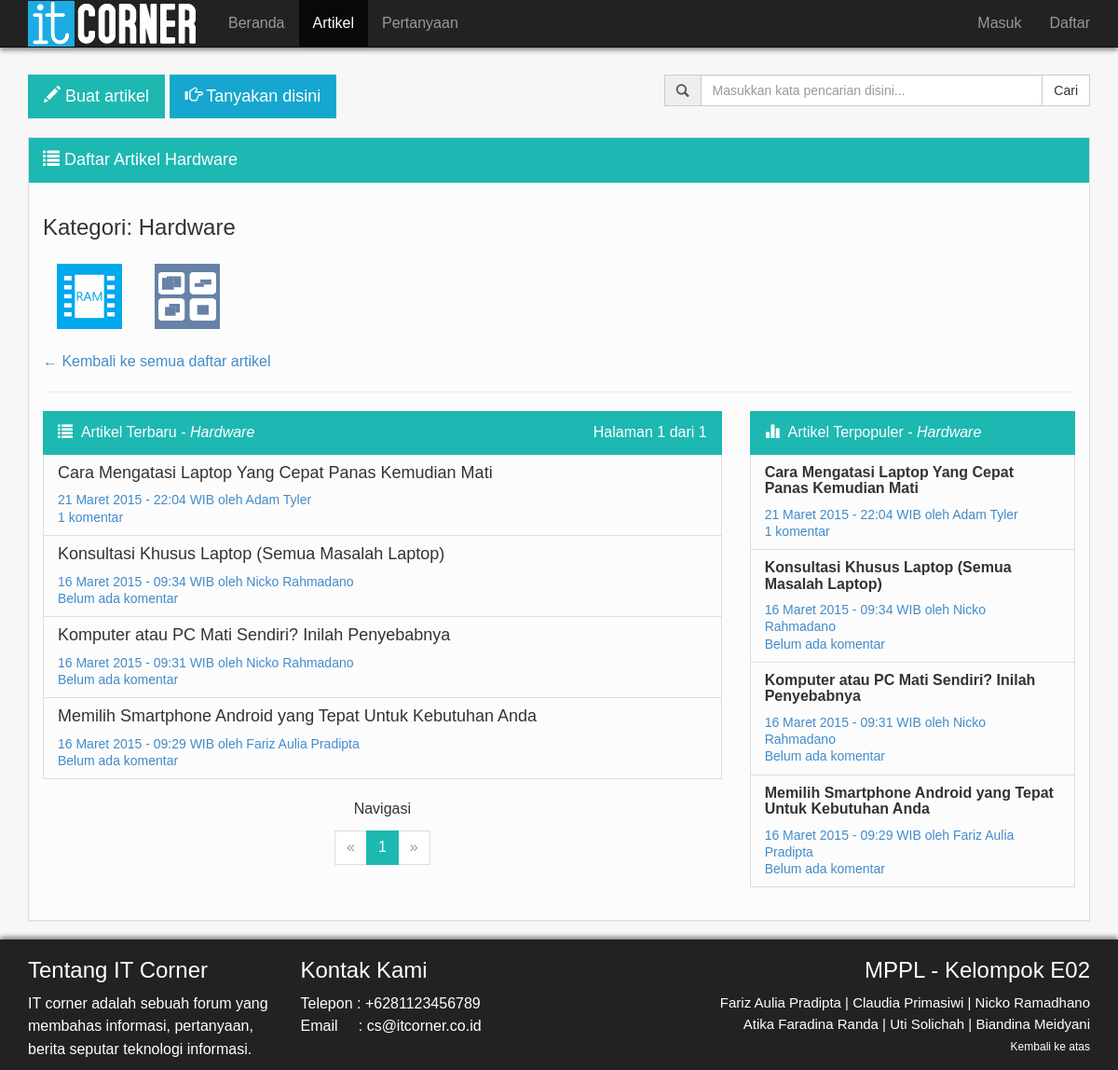
The page /mppl/list_artikel_hardware.php on the database its author committed.
### tables this page shows
CREATE TABLE IF NOT EXISTS `artikel` (
`id_artikel` int(10) NOT NULL,
  `username` varchar(50) NOT NULL,
  `judul_artikel` varchar(100) NOT NULL,
  `isi_artikel` text NOT NULL,
  `kategori_artikel` varchar(50) NOT NULL,
  `tanggal` datetime NOT NULL DEFAULT CURRENT_TIMESTAMP,
  `status` varchar(10) NOT NULL,
  `jumlah_komentar` int(11) NOT NULL DEFAULT '0',
  `kunci` varchar(10) NOT NULL DEFAULT 'tidak'
);

CREATE TABLE IF NOT EXISTS `user` (
  `username` varchar(50) NOT NULL,
  `nama` varchar(50) NOT NULL,
  `password` varchar(50) NOT NULL,
  `email` varchar(50) NOT NULL,
  `jenis_user` varchar(50) NOT NULL,
  `gambar` varchar(100) DEFAULT NULL,
  `tanggal_masuk` timestamp NOT NULL DEFAULT CURRENT_TIMESTAMP,
  `deskripsi` varchar(1000) DEFAULT NULL,
  `tanggal_lahir` date DEFAULT NULL,
  `tempat_tinggal` varchar(100) DEFAULT NULL,
  `pesan_flag` int(11) NOT NULL DEFAULT '0'
);

### mppl/list_artikel_hardware.php (the view, shortened to what this page needs)
<!doctype html>
<html>
<head>
  <link rel="stylesheet" href="assets/bootstrap/css/bootstrap.min.css">
</head>
<body>
  <div class="container">
    <div class="navbar navbar-fixed-top navbar-inverse outer-navbar">
      <div class="container">
        <div class="collapse navbar-collapse">
          <ul class="nav navbar-nav">
            <li>
            <img src="it_corner.png" style="padding-top:1px">
            </li>
            <li>
              <a href="home.php">Beranda</a>
            </li>
            <li class="active">
              <a href="list_artikel.php">Artikel</a>
            </li>
            <li>
              <a href="list_pertanyaan.php">Pertanyaan</a>
            </li>
            <?php session_start(); include 'header.php'; ?>
        </div>
      </div>
    </div>
    <div class="row" style="padding-top:80px;">
    <div class="col-md-5">
    <?php
    if(empty($_SESSION['nama']))
    {
      echo '
      <a href="login.php?location=tambah_artikel.php&alasan=2" <button type="button" class="btn btn-primary btn-lg"><span class="glyphicon glyphicon-pencil" aria-hidden="true"></span> Buat artikel</button></a>
      <a href="login.php?location=tambah_pertanyaan.php&alasan=1" <button type="button" class="btn btn-primary btn-lg-tanya"><span class="glyphicon glyphicon-hand-right" aria-hidden="true"></span> Tanyakan disini</button></a>';
    }
    ?>
    </div>
    <br class="visible-sm visible-xs">
    <div class="col-md-5 col-md-offset-2">
      <form id="cariForm" action="cari.php" method="GET">
              <div class="input-group">
              <span class="input-group-addon" id="basic-addon1"><span class="glyphicon glyphicon-search" aria-hidden="true"></span></span>
                <input type="text" class="form-control" id="cari" name="search" placeholder="Masukkan kata pencarian disini...">
                  <span class="input-group-btn">
                    <button class="btn btn-default" type="submit">Cari</button>
                </span>
              </div>
      </form>
      </div>
      <div class="col-md-12">
        <div class="panel panel-default">
        <div class="panel-heading">
          <p class="panel-title" style="font-size:18px"><span class="glyphicon glyphicon-list"></span> Daftar Artikel Hardware</p>
        </div>
          <div class="panel-body">
            <h3 align="left">Kategori: Hardware</h3>
            <p align="left">
              <ul class="nav navbar-nav">
                <li style="margin-right: 5px;">
                <a href="list_artikel_hardware.php"><img src="ram.png" width="70" height="70" title="Hardware (Perangkat Keras)"></a>
                </li>
                <li style="margin-right: 5px;">
                <a href="list_artikel_software.php"><img src="software.png" width="70" height="70" title="Software (Perangkat Lunak)"></a>
                </li>
</ul>
              <br><br><br><br>
            </p>
            <p><a href="list_artikel.php">&larr; Kembali ke semua daftar artikel</a></p>
            <hr>
            <div class="row">
            <?php
            $a=0;
            echo '<div class="col-md-8">';
            echo '<div class="list-group">
            <a class="list-group-item active clearfix">
              <span class="glyphicon glyphicon-list"></span>
              &nbsp;Artikel Terbaru - <i>Hardware</i>
              <span class="pull-right">';
            $page = (isset($_GET['page'])) ? (int)$_GET['page'] : 1;
            $numContent = 5;
            $startAt = $numContent * ($page - 1);
            $que = "SELECT COUNT(*) as count FROM `artikel` WHERE status='1' AND kategori_artikel='Hardware'";
            if($result=mysql_query($que))
            {
              $obj=mysql_fetch_object($result);
              $count = $obj->count;
            }
            $totalpage = ceil($count / $numContent);
            if($count != 0)
            {
              echo 'Halaman '.$page.' dari '.$totalpage.'';
            }
            echo '<span></a>';
            $query="select a.kunci, a.jumlah_komentar,a.id_artikel, a.judul_artikel, DATE_FORMAT(a.tanggal, '%d-%m-%Y - %H:%i') AS tanggal , u.nama from artikel as a,user as u where a.status='1' && a.username=u.username && a.kategori_artikel='Hardware' order by a.id_artikel desc LIMIT $startAt, $numContent";
        $rows=mysql_query($query);
        while($row=mysql_fetch_assoc($rows))
        {
          $kode = $row['id_artikel'];
          $tanggal = $row['tanggal'];
          $day = substr($tanggal, 0, 2);
          $coba = substr($tanggal, 3, 2);
          $yeartime = substr($tanggal, 6);
          if($coba == '01')
          {
            $coba = 'Januari';
          }
          elseif($coba == '02')
          {
            $coba = 'Februari';
          }
          elseif($coba == '03')
          {
            $coba = 'Maret';
          }
          elseif($coba == '04')
          {
            $coba = 'April';
          }
          elseif($coba == '05')
          {
            $coba = 'Mei';
          }
          elseif($coba == '06')
          {
            $coba = 'Juni';
          }
          elseif($coba == '07')
          {
            $coba = 'Juli';
          }
          elseif($coba == '08')
          {
            $coba = 'Agustus';
          }
          elseif($coba == '09')
          {
            $coba = 'September';
          }
          elseif($coba == '10')
          {
            $coba = 'Oktober';
          }
          elseif($coba == '11')
          {
            $coba = 'November';
          }
          elseif($coba == '12')
          {
            $coba = 'Desember';
          }
          $format_tanggal = $day . ' ' . $coba . ' ' . $yeartime . ' WIB';
          echo'
              <a href="isi_artikel.php?id='.$kode.'" class="list-group-item">
                  <h4 class="list-group-item-heading">';
                  echo ''.$row['judul_artikel'].'</h4>
                  <h5 class="list-group-item-text">'.$format_tanggal.' oleh '.$row['nama'].'<br>
                  ';
          if($row['jumlah_komentar']==0)
          {
            echo 'Belum ada komentar';
          }
          else
          {
            echo ''.$row['jumlah_komentar'].' komentar';
          }
          echo '</h5>
              </a>';
            $a++;
        }
        if($a==0)
        {
          echo '<h2 align="center">- Tidak ada pertanyaan yang ditemukan pada kategori hardware -</h2>';
          echo '<h4 align="center"><a href="list_artikel.php">Kembali ke semua daftar artikel</a></h4>';
        }
        else
        {
          echo '</div>
            <p align="center">Navigasi</p>
              <div class="text-center">
                <ul class="pagination">
          ';
          if($page == 1)
          {
            echo '<li class="disabled"><a href="#0" aria-label="Previous"><span aria-hidden="true">&laquo;</span></a></li>';
          }
          else
          {
            $before = ($page - 1);
            echo '<li><a href="list_artikel.php?page='.$before.'" aria-label="Previous"><span aria-hidden="true">&laquo;</span></a></li>';
          }
          for ($i = 1; $i <= $totalpage; $i++)
          {
            if($i != $page)
            {
              echo "<li><a href='list_artikel.php?page=$i'>$i<span class='sr-only'>(current)</span></a></li>";
            }
            else
            {
              echo "<li class='active'><a href='#0'>".$page."<span class='sr-only'>(current)</span></a></li>";
            }
          }
          if($page == $totalpage)
          {
            echo '<li class="disabled"><a href="#0" aria-label="Next"><span aria-hidden="true">&raquo;</span></a></li>';
          }
          else
          {
            $after = ($page + 1);
            echo '<li><a href="list_artikel.php?page='.$after.'" aria-label="Previous"><span aria-hidden="true">&raquo;</span></a></li>';
          }
          echo '</ul>
             </div></div>';
         }
            ?>
            <div class="col-md-4">
            <?php
            echo '<div class="list-group">
                <a class="list-group-item active">
                <span class="glyphicon glyphicon-stats"></span>
                  &nbsp;Artikel Terpopuler - <i>Hardware</i>
                </a>';
            $query="select a.kunci, a.jumlah_komentar, a.id_artikel, a.judul_artikel, DATE_FORMAT(a.tanggal, '%d-%m-%Y - %H:%i') AS tanggal_woy , u.nama, a.isi_artikel, a.jumlah_komentar, a.tanggal from artikel as a,user as u where a.status='1' && a.username=u.username && a.kategori_artikel='Hardware' ORDER BY `a`.`jumlah_komentar` DESC, `a`.`tanggal` DESC LIMIT 0 , 5";
            $rows=mysql_query($query);
            while($row=mysql_fetch_assoc($rows))
            {
              $kode = $row['id_artikel'];
              $tanggal = $row['tanggal_woy'];
              $day = substr($tanggal, 0, 2);
              $coba = substr($tanggal, 3, 2);
              $yeartime = substr($tanggal, 6);
              if($coba == '01')
              {
                $coba = 'Januari';
              }
              elseif($coba == '02')
              {
                $coba = 'Februari';
              }
              elseif($coba == '03')
              {
                $coba = 'Maret';
              }
              elseif($coba == '04')
              {
                $coba = 'April';
              }
              elseif($coba == '05')
              {
                $coba = 'Mei';
              }
              elseif($coba == '06')
              {
                $coba = 'Juni';
              }
              elseif($coba == '07')
              {
                $coba = 'Juli';
              }
              elseif($coba == '08')
              {
                $coba = 'Agustus';
              }
              elseif($coba == '09')
              {
                $coba = 'September';
              }
              elseif($coba == '10')
              {
                $coba = 'Oktober';
              }
              elseif($coba == '11')
              {
                $coba = 'November';
              }
              elseif($coba == '12')
              {
                $coba = 'Desember';
              }
              $format_tanggal = $day . ' ' . $coba . ' ' . $yeartime . ' WIB';
              echo'
                  <a href="isi_artikel.php?id='.$kode.'" class="list-group-item">
                      <h5 style="font-weight:bold;font-size:16px" class="list-group-item-heading">';
                      echo ''.$row['judul_artikel'].'</h5>
                      <h5 class="list-group-item-text">'.$format_tanggal.' oleh '.$row['nama'].'<br>
                      ';
              if($row['jumlah_komentar']==0)
              {
                echo 'Belum ada komentar';
              }
              else
              {
                echo ''.$row['jumlah_komentar'].' komentar';
              }
              echo '</h5>
                  </a>';
            }
            echo '</div>';
            ?>
            </div>
          </div>
        </div>
      </div>
    </div>
 </div>
  <div class="footer outer-footer">
     <div class="container">
       <div class="row">
         <div class="col-md-3">
           <h3 style="color:white;">Tentang IT Corner</h3>
           <p style="color:white">IT corner adalah sebuah forum yang membahas informasi, pertanyaan, berita seputar teknologi informasi.</p>
        </div>
        <div class="col-md-3">
           <h3 style="color:white">Kontak Kami</h3>
          <p style="color:white">Telepon&nbsp;: +6281123456789 <br> Email&nbsp;&nbsp;&nbsp;&nbsp;&nbsp;: cs@itcorner.co.id</p>
        </div>
        <div class="col-md-6">
           <h3 style="color:white;" align="right">MPPL - Kelompok E02</h3>
          <p style="color:white;font-size:15px;" align="right">Fariz Aulia Pradipta | Claudia Primasiwi | Nicko Ramadhano<br>Atika Faradina Randa | Uti Solichah | Biandina Meidyani<br><a href="#top" style="color:white;font-size:12px;" align="right">Kembali ke atas</a></p>
        </div>
      </div>
    </div>
  </div>
  </body>
  </html>

### rows shown on the page
artikel: judul_artikel "Cara Mengatasi Laptop Yang Cepat Panas Kemudian Mati", format_tanggal "21 Maret 2015 - 22:04 WIB", username.nama "Adam Tyler", jumlah_komentar "1"
artikel: judul_artikel "Konsultasi Khusus Laptop (Semua Masalah Laptop)", format_tanggal "16 Maret 2015 - 09:34 WIB", username.nama "Nicko Rahmadano", jumlah_komentar "Belum ada komentar"
artikel: judul_artikel "Komputer atau PC Mati Sendiri? Inilah Penyebabnya", format_tanggal "16 Maret 2015 - 09:31 WIB", username.nama "Nicko Rahmadano", jumlah_komentar "Belum ada komentar"
artikel: judul_artikel "Memilih Smartphone Android yang Tepat Untuk Kebutuhan Anda", format_tanggal "16 Maret 2015 - 09:29 WIB", username.nama "Fariz Aulia Pradipta", jumlah_komentar "Belum ada komentar"

### other values the page prints
$page "1"
$totalpage "1"
